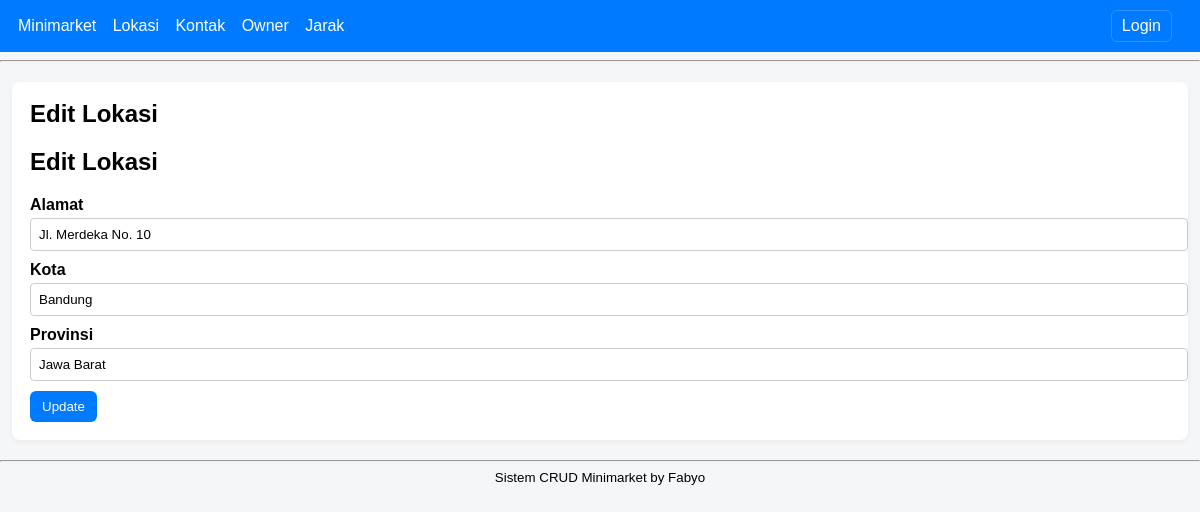
/?c=lokasi&a=edit&id=1, run on the app's committed database.
### tables this page shows
CREATE TABLE `lokasi` (
  `id` int(11) NOT NULL,
  `alamat` varchar(255) NOT NULL,
  `kota` varchar(100) NOT NULL,
  `provinsi` varchar(100) NOT NULL
);

### controllers/LokasiController.php (called while the page is built, shortened)
<?php
require_once "models/Lokasi.php";
class LokasiController {
    private $model;
    public function __construct(){ $this->model = new Lokasi(); }
    public function edit(){ $id = $_GET['id']; $item = $this->model->find($id); include "views/layout/header.php"; include "views/lokasi/edit.php"; include "views/layout/footer.php"; }
}
?>

### models/Lokasi.php (called while the page is built, shortened)
<?php
require_once "config/database.php";
class Lokasi {
    private $conn;
    private $table = "lokasi";
    public function __construct(){ global $conn; $this->conn=$conn; }
    public function find($id){ $stmt=$this->conn->prepare("SELECT * FROM $this->table WHERE id=?"); $stmt->bind_param("i",$id); $stmt->execute(); return $stmt->get_result()->fetch_assoc(); }
}
?>

### views/lokasi/edit.php (the view, shortened to what this page needs)
<h2>Edit Lokasi</h2>
<h2>Edit Lokasi</h2>
<form method="POST" action="?c=lokasi&a=update">
    <div class="form-row">
        <label>Alamat</label>
        <input type="text" name="alamat" value="<?= htmlspecialchars($item['alamat']) ?>" required placeholder="Alamat wajib diisi">
    </div>
    <div class="form-row">
        <label>Kota</label>
        <input type="text" name="kota" value="<?= htmlspecialchars($item['kota']) ?>" required placeholder="Kota wajib diisi">
    </div>
    <div class="form-row">
        <label>Provinsi</label>
        <input type="text" name="provinsi" value="<?= htmlspecialchars($item['provinsi']) ?>" required placeholder="Provinsi wajib diisi">
    </div>
    <button class="button" type="submit">Update</button>
</form>

### assets/style.css (style rules this page uses)
body { font-family: Arial, sans-serif; background: #f4f6f8; margin: 0; padding: 0; }
h2 { margin-top: 0; }
.form-row { margin-bottom: 10px; }
label { display:block; font-weight:600; margin-bottom:4px; }
input[type=text], select { width: 100%; padding:8px; border:1px solid #ccc; border-radius:4px; }
.button { display:inline-block; padding:8px 12px; background:#007bff; color:#fff; text-decoration:none; border-radius:6px; border:none; cursor:pointer; }

### views/lokasi/edit.php (style rules this page uses)
input::placeholder { color: red; font-style: italic; }

### data on the page
lokasi: alamat "Jl. Merdeka No. 10", kota "Bandung", provinsi "Jawa Barat"
